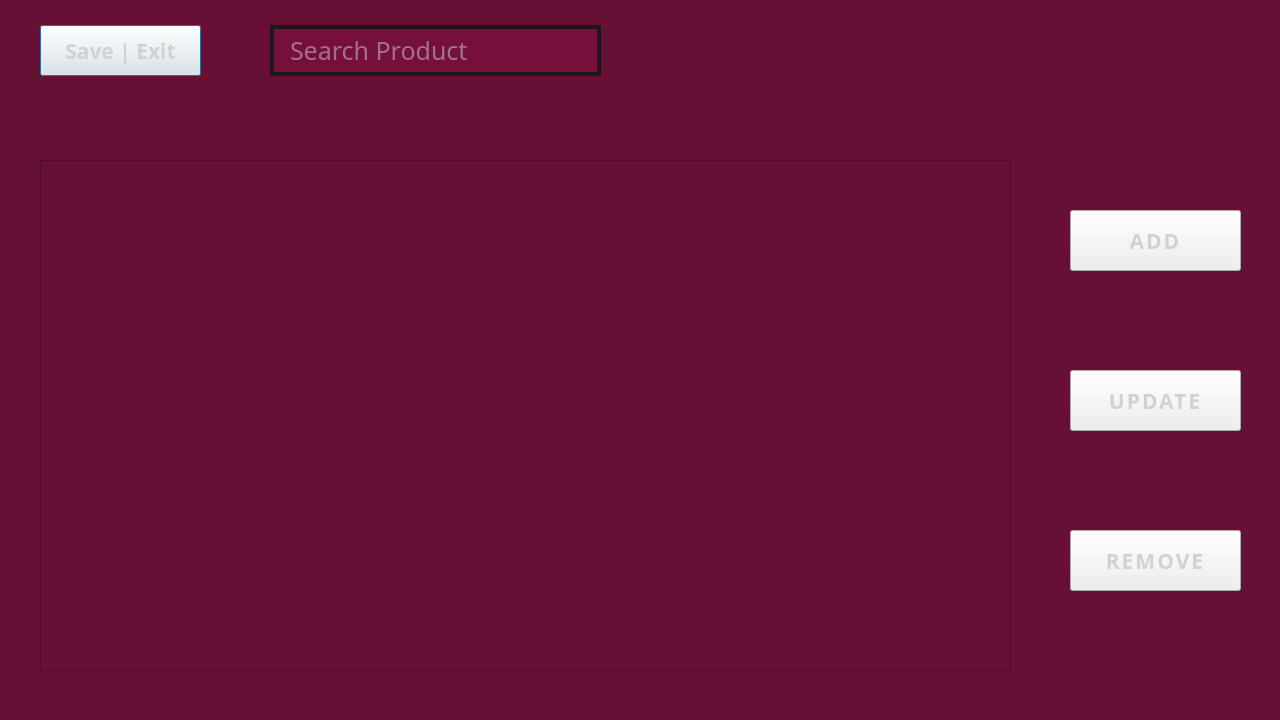
<?xml version="1.0" encoding="UTF-8"?>
<ui version="4.0">
 <class>ViewProductsDialog</class>
 <widget class="QDialog" name="ViewProductsDialog">
  <property name="geometry">
   <rect>
    <x>0</x>
    <y>0</y>
    <width>1280</width>
    <height>720</height>
   </rect>
  </property>
  <property name="focusPolicy">
   <enum>Qt::ClickFocus</enum>
  </property>
  <property name="windowTitle">
   <string>Dialog</string>
  </property>
  <property name="styleSheet">
   <string notr="true">QDialog {
	background-color: rgb(102, 16, 53);
}</string>
  </property>
  <widget class="QTableView" name="tableView">
   <property name="geometry">
    <rect>
     <x>40</x>
     <y>160</y>
     <width>971</width>
     <height>511</height>
    </rect>
   </property>
   <property name="font">
    <font>
     <family>Source Code Pro</family>
     <pointsize>15</pointsize>
     <bold>true</bold>
     <stylestrategy>PreferDefault</stylestrategy>
    </font>
   </property>
   <property name="mouseTracking">
    <bool>true</bool>
   </property>
   <property name="focusPolicy">
    <enum>Qt::ClickFocus</enum>
   </property>
   <property name="styleSheet">
    <string notr="true">QTableView {
background-color: rgb(102, 16, 53);
border: 6px solid  '#1a1818';
gridline-color:  '#1a1818';
selection-background-color: rgb(84, 13, 43);
}
QHeaderView::section {
border-color: rgb(26, 24, 24);
color: rgb(209, 209, 209);
font: 20pt &quot;HP Simplified Jpan&quot;;
background-color: rgb(102, 16, 53);
height: 65px;
}

QHeaderView::section::hover {
background-color: rgb(102, 16, 53);
}

QTableView::item{
background-color: rgb(102, 16, 53);
color: rgb(209, 209, 209);
}

QTableView::item:hover {
background-color: rgb(84, 13, 43);
}
QTableView::item:selected {
background-color: rgb(102, 16, 53);
}</string>
   </property>
   <property name="editTriggers">
    <set>QAbstractItemView::NoEditTriggers</set>
   </property>
   <property name="showGrid">
    <bool>true</bool>
   </property>
   <property name="gridStyle">
    <enum>Qt::DashLine</enum>
   </property>
   <property name="cornerButtonEnabled">
    <bool>false</bool>
   </property>
   <attribute name="horizontalHeaderCascadingSectionResizes">
    <bool>false</bool>
   </attribute>
   <attribute name="horizontalHeaderDefaultSectionSize">
    <number>159</number>
   </attribute>
   <attribute name="verticalHeaderCascadingSectionResizes">
    <bool>false</bool>
   </attribute>
  </widget>
  <widget class="QPushButton" name="addProdBtn_2">
   <property name="geometry">
    <rect>
     <x>40</x>
     <y>25</y>
     <width>161</width>
     <height>51</height>
    </rect>
   </property>
   <property name="font">
    <font>
     <family>HP Simplified Jpan</family>
     <pointsize>16</pointsize>
     <bold>true</bold>
    </font>
   </property>
   <property name="styleSheet">
    <string notr="true">QPushButton {
background: '#75103c';
color: rgb(209, 209, 209);
border: 4px solid '#1a1818';
}

QPushButton::hover {
background-color: rgb(84, 13, 43);
}</string>
   </property>
   <property name="text">
    <string>Save | Exit</string>
   </property>
  </widget>
  <widget class="QPushButton" name="timeButton">
   <property name="geometry">
    <rect>
     <x>1040</x>
     <y>20</y>
     <width>201</width>
     <height>71</height>
    </rect>
   </property>
   <property name="font">
    <font>
     <family>HP Simplified Jpan</family>
     <pointsize>16</pointsize>
     <bold>true</bold>
    </font>
   </property>
   <property name="styleSheet">
    <string notr="true">QPushButton {
background: '#75103c';
color: rgb(209, 209, 209);
border: 4px solid '#1a1818';
border-radius: 10px;
}

QPushButton::hover {
background: '#75103c';
}</string>
   </property>
   <property name="text">
    <string/>
   </property>
  </widget>
  <widget class="QPushButton" name="addProdBtn_4">
   <property name="geometry">
    <rect>
     <x>1070</x>
     <y>210</y>
     <width>171</width>
     <height>61</height>
    </rect>
   </property>
   <property name="font">
    <font>
     <family>HP Simplified Jpan</family>
     <pointsize>16</pointsize>
     <bold>true</bold>
    </font>
   </property>
   <property name="styleSheet">
    <string notr="true">QPushButton {
background: '#75103c';
color: rgb(209, 209, 209);
border: 4px solid '#1a1818';
letter-spacing: 2px;
}

QPushButton::hover {
background-color: rgb(84, 13, 43);
}</string>
   </property>
   <property name="text">
    <string>ADD</string>
   </property>
  </widget>
  <widget class="QPushButton" name="addProdBtn_5">
   <property name="geometry">
    <rect>
     <x>1070</x>
     <y>370</y>
     <width>171</width>
     <height>61</height>
    </rect>
   </property>
   <property name="font">
    <font>
     <family>HP Simplified Jpan</family>
     <pointsize>16</pointsize>
     <bold>true</bold>
    </font>
   </property>
   <property name="styleSheet">
    <string notr="true">QPushButton {
background: '#75103c';
color: rgb(209, 209, 209);
border: 4px solid '#1a1818';
letter-spacing: 2px;
}

QPushButton::hover {
background-color: rgb(84, 13, 43);
}</string>
   </property>
   <property name="text">
    <string>UPDATE</string>
   </property>
  </widget>
  <widget class="QPushButton" name="addProdBtn_6">
   <property name="geometry">
    <rect>
     <x>1070</x>
     <y>530</y>
     <width>171</width>
     <height>61</height>
    </rect>
   </property>
   <property name="font">
    <font>
     <family>HP Simplified Jpan</family>
     <pointsize>16</pointsize>
     <bold>true</bold>
    </font>
   </property>
   <property name="styleSheet">
    <string notr="true">QPushButton {
background: '#75103c';
color: rgb(209, 209, 209);
border: 4px solid '#1a1818';
letter-spacing: 2px;
}

QPushButton::hover {
background-color: rgb(84, 13, 43);
}</string>
   </property>
   <property name="text">
    <string>REMOVE</string>
   </property>
  </widget>
  <widget class="QLineEdit" name="prodNameBox">
   <property name="geometry">
    <rect>
     <x>270</x>
     <y>25</y>
     <width>331</width>
     <height>51</height>
    </rect>
   </property>
   <property name="font">
    <font>
     <family>HP Simpified Jpan</family>
     <pointsize>19</pointsize>
     <italic>false</italic>
     <bold>false</bold>
    </font>
   </property>
   <property name="styleSheet">
    <string notr="true">QLineEdit {
	font: 19pt &quot;HP Simpified Jpan&quot;;
	border: 4px solid rgb(26, 24, 24);
	padding-left: 14px;
	background: rgb(117, 16, 60);
	color: rgb(209, 209, 209);
}</string>
   </property>
   <property name="placeholderText">
    <string>Search Product</string>
   </property>
  </widget>
 </widget>
 <resources/>
 <connections/>
</ui>
